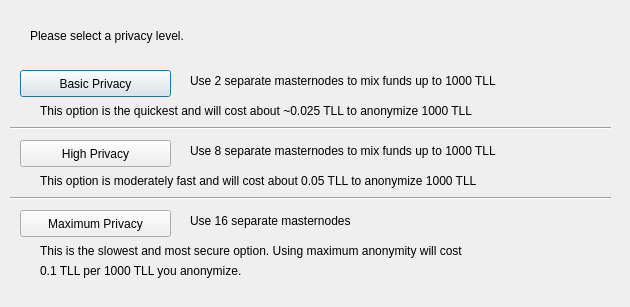
<?xml version="1.0" encoding="UTF-8"?>
<ui version="4.0">
 <class>DarksendConfig</class>
 <widget class="QDialog" name="DarksendConfig">
  <property name="geometry">
   <rect>
    <x>0</x>
    <y>0</y>
    <width>630</width>
    <height>307</height>
   </rect>
  </property>
  <property name="windowTitle">
   <string>Configure Darksend</string>
  </property>
  <widget class="QPushButton" name="buttonBasic">
   <property name="geometry">
    <rect>
     <x>20</x>
     <y>70</y>
     <width>151</width>
     <height>27</height>
    </rect>
   </property>
   <property name="text">
    <string>Basic Privacy</string>
   </property>
  </widget>
  <widget class="QPushButton" name="buttonHigh">
   <property name="geometry">
    <rect>
     <x>20</x>
     <y>140</y>
     <width>151</width>
     <height>27</height>
    </rect>
   </property>
   <property name="text">
    <string>High Privacy</string>
   </property>
  </widget>
  <widget class="QPushButton" name="buttonMax">
   <property name="geometry">
    <rect>
     <x>20</x>
     <y>210</y>
     <width>151</width>
     <height>27</height>
    </rect>
   </property>
   <property name="text">
    <string>Maximum Privacy</string>
   </property>
  </widget>
  <widget class="QLabel" name="label">
   <property name="geometry">
    <rect>
     <x>30</x>
     <y>20</y>
     <width>571</width>
     <height>31</height>
    </rect>
   </property>
   <property name="text">
    <string>Please select a privacy level.</string>
   </property>
  </widget>
  <widget class="QLabel" name="label_2">
   <property name="geometry">
    <rect>
     <x>190</x>
     <y>70</y>
     <width>421</width>
     <height>21</height>
    </rect>
   </property>
   <property name="text">
    <string>Use 2 separate masternodes to mix funds up to 1000 TLL</string>
   </property>
  </widget>
  <widget class="QLabel" name="label_3">
   <property name="geometry">
    <rect>
     <x>190</x>
     <y>140</y>
     <width>411</width>
     <height>21</height>
    </rect>
   </property>
   <property name="text">
    <string>Use 8 separate masternodes to mix funds up to 1000 TLL</string>
   </property>
  </widget>
  <widget class="QLabel" name="label_4">
   <property name="geometry">
    <rect>
     <x>190</x>
     <y>210</y>
     <width>421</width>
     <height>21</height>
    </rect>
   </property>
   <property name="text">
    <string>Use 16 separate masternodes</string>
   </property>
  </widget>
  <widget class="QLabel" name="label_6">
   <property name="geometry">
    <rect>
     <x>40</x>
     <y>100</y>
     <width>561</width>
     <height>21</height>
    </rect>
   </property>
   <property name="text">
    <string>This option is the quickest and will cost about ~0.025 TLL to anonymize 1000 TLL</string>
   </property>
  </widget>
  <widget class="QLabel" name="label_7">
   <property name="geometry">
    <rect>
     <x>40</x>
     <y>170</y>
     <width>561</width>
     <height>21</height>
    </rect>
   </property>
   <property name="text">
    <string>This option is moderately fast and will cost about 0.05 TLL to anonymize 1000 TLL</string>
   </property>
  </widget>
  <widget class="QLabel" name="label_8">
   <property name="geometry">
    <rect>
     <x>40</x>
     <y>240</y>
     <width>561</width>
     <height>21</height>
    </rect>
   </property>
   <property name="text">
    <string>This is the slowest and most secure option. Using maximum anonymity will cost</string>
   </property>
  </widget>
  <widget class="QLabel" name="label_9">
   <property name="geometry">
    <rect>
     <x>40</x>
     <y>260</y>
     <width>561</width>
     <height>21</height>
    </rect>
   </property>
   <property name="text">
    <string>0.1 TLL per 1000 TLL you anonymize.</string>
   </property>
  </widget>
  <widget class="Line" name="line">
   <property name="geometry">
    <rect>
     <x>10</x>
     <y>120</y>
     <width>601</width>
     <height>16</height>
    </rect>
   </property>
   <property name="orientation">
    <enum>Qt::Horizontal</enum>
   </property>
  </widget>
  <widget class="Line" name="line_2">
   <property name="geometry">
    <rect>
     <x>10</x>
     <y>190</y>
     <width>601</width>
     <height>16</height>
    </rect>
   </property>
   <property name="orientation">
    <enum>Qt::Horizontal</enum>
   </property>
  </widget>
 </widget>
 <resources/>
 <connections/>
</ui>
